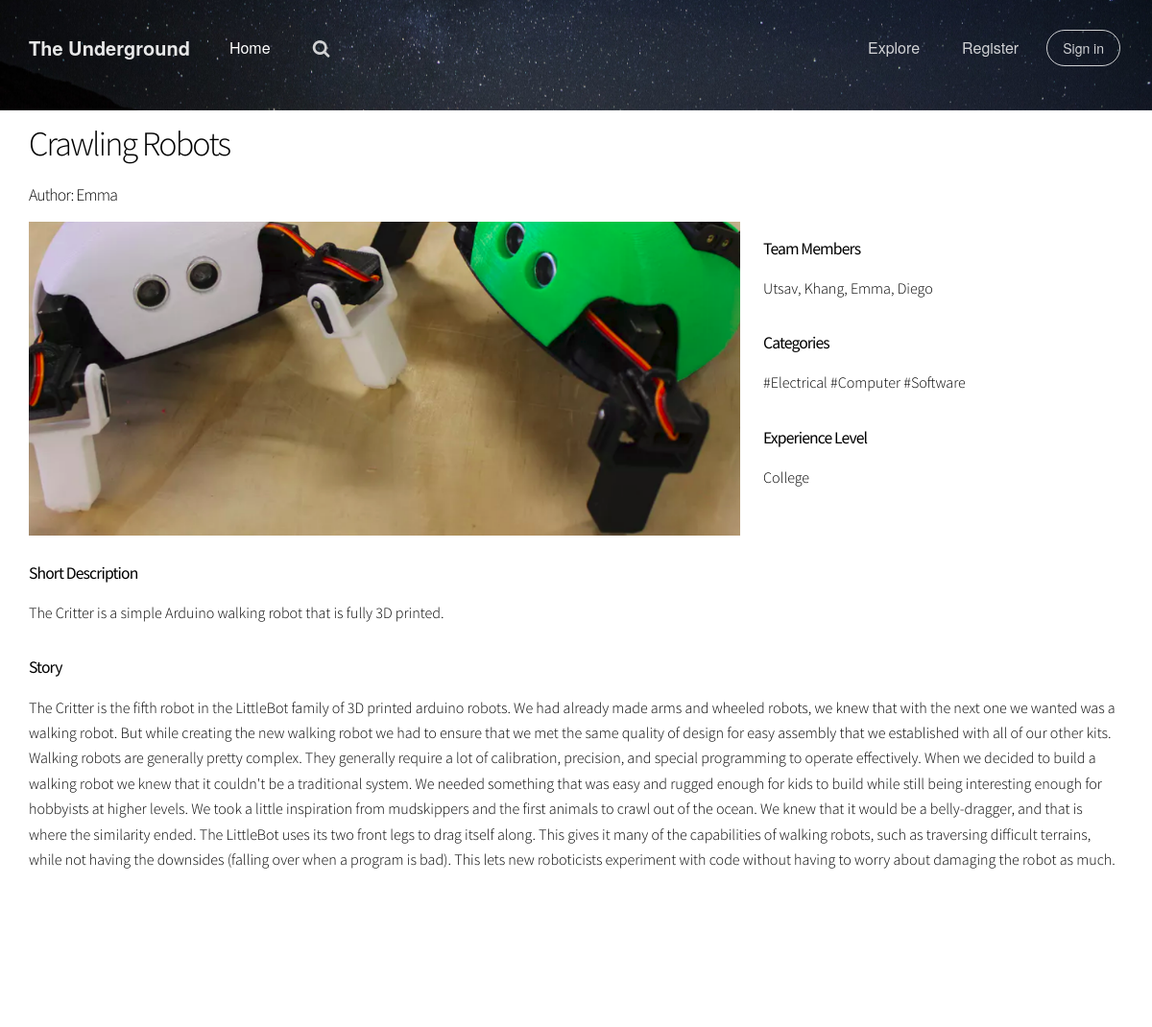
Screenshot of /home/9/ with the database file from the repository.
### social_app/models.py (models this page shows, shortened)
class Post(models.Model):
    creator = models.ForeignKey(Creator, on_delete=models.CASCADE)
    title = models.CharField(max_length=200, default="Project Title")
    short_description = models.TextField(blank=True, default="Describe your awesome project!")
    story = models.TextField(blank=True, default="")
    pub_date = models.DateTimeField('date published', default=timezone.now)
    categories = models.ManyToManyField(Category, blank=True)
    experiences = models.ManyToManyField(Experience, blank=True)
    pictures = models.TextField(blank=True, default="/social_app/img/blank.gif", null=True)
    members = models.TextField(blank=True, default="Utsav, Khang, Emma, Diego")
    like_count = models.IntegerField(default=0)
    view_count = models.IntegerField(default=0)

class Creator(models.Model):
    user = models.OneToOneField(User, on_delete=models.CASCADE, unique=True, null=True)
    profile_pic_url = models.TextField(default="")
    cover_pic_url = models.TextField(default="")
    bio = models.TextField(default="")

class Category(models.Model):
    name = models.CharField(max_length=200)

### social_app/views.py (the view)
# urls.py: url(r'^(?P<post_id>[0-9]+)/$', views.post_details, name='post_details'),
def post_details(request, post_id):
    if hasattr(request.user, 'creator'):
        creator = request.user.creator
    else:
        creator = None
    post = get_object_or_404(Post, pk=post_id)
    is_author = False
    if creator is not None and post.creator.id == creator.id:
        is_author = True
    return render(request, 'core/post_details.html', {'post': post, 'is_author': is_author})

### social_app/templates/core/post_details.html (shortened to what this page needs)
{% extends 'core/base_generic.html' %}
{% load static %}
{% block content %}
    <h2> {{ post.title }}</h2>
    <h4>Author: {{ post.creator.user.first_name }}</h4>
    <section class="banner style1 orient-right content-align-left image-position-center onscroll-image-fade-in"
             id="first">
        <div class="content" style="padding: 16px 0 16px 0; max-width: 30%; margin: 0 0 0 24px">
            <h4><strong>Team Members</strong></h4>
            {% if post.creator.members %}
                <p>{{ post.creator.members }}</p>
            {% else %}
                <p>Utsav, Khang, Emma, Diego</p>
            {% endif %}
            <h4><strong>Categories</strong></h4>
            <p>{% for category in post.categories.all %}
                #{{ category.name }}
            {% endfor %}</p>
            <h4><strong>Experience Level</strong></h4>
            <p>College</p>
        </div>
        <div class="image" style="max-width: 70%">
            <img src="{% static post.pictures %}"/>
        </div>
    </section>
    <br>
    <h4><strong>Short Description</strong></h4>
    <p>{{ post.short_description }}</p>
    <h4><strong>Story</strong></h4>
    <p>{{ post.story }}</p>
{% endblock %}

### social_app/static/social_app/css/gsdk.css (style rules this page uses)
h1, .h1, h2, .h2, h3, .h3, h4, .h4, h5, .h5, h6, .h6, p, .navbar, .brand, .btn-simple, a, .td-name, td { -moz-osx-font-smoothing: grayscale; -webkit-font-smoothing: antialiased; font-family: "Helvetica Neue","Open Sans",Arial,sans-serif; }
h1, .h1, h2, .h2, h3, .h3, h4, .h4 { font-weight: 400; margin: 30px 0 15px; }
h2, .h2 { font-size: 36px; }
h4, .h4 { font-size: 22px; line-height: 30px; }
p { font-size: 16px; line-height: 1.5; }
body { font-family: "Helvetica Neue","Open Sans",Arial,sans-serif; }

### rows the page displays
Post: title "Crawling Robots", creator.user.first_name "Emma", pictures (picture), short_description "The Critter is a simple Arduino walking robot that is fully 3D printed.", story "The Critter is the fifth robot in the LittleBot family of 3D printed arduino robots. We had already made arms and wheeled robots, we knew that with the next one we wanted was a walking robot. But while creating the new walking robot we had to ensure that we met the same quality of design for easy assembly that we established with all of our other kits. Walking robots are generally pretty complex. They generally require a lot of calibration, precision, and special programming to operate effectively. When we decided to build a walking robot we knew that it couldn't be a traditional system. We needed something that was easy and rugged enough for kids to build while still being interesting…"
Category: name "Electrical"
Category: name "Computer"
Category: name "Software"
